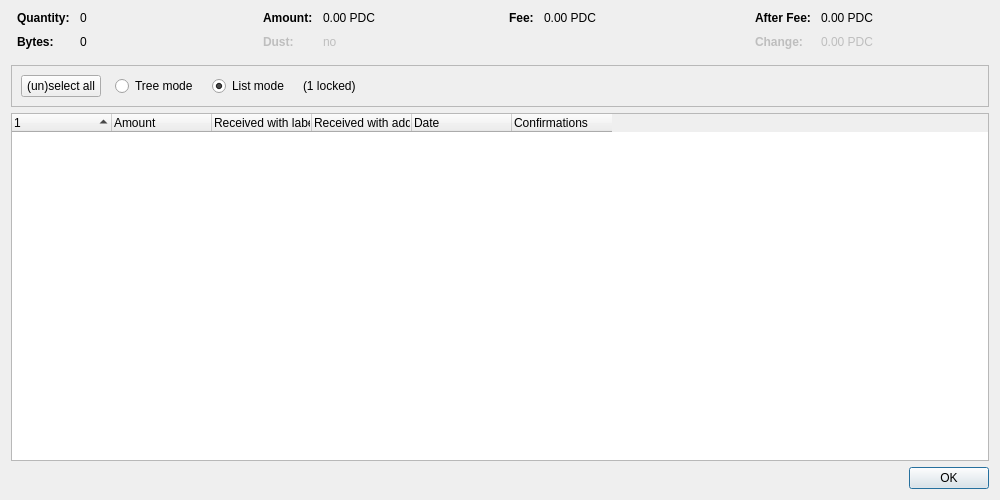
<?xml version="1.0" encoding="UTF-8"?>
<ui version="4.0">
 <class>CoinControlDialog</class>
 <widget class="QDialog" name="CoinControlDialog">
  <property name="geometry">
   <rect>
    <x>0</x>
    <y>0</y>
    <width>1000</width>
    <height>500</height>
   </rect>
  </property>
  <property name="windowTitle">
   <string>Coin Selection</string>
  </property>
  <layout class="QVBoxLayout" name="verticalLayout">
   <item>
    <layout class="QHBoxLayout" name="horizontalLayoutTop" stretch="0,0,0,0">
     <property name="topMargin">
      <number>0</number>
     </property>
     <property name="bottomMargin">
      <number>10</number>
     </property>
     <item>
      <layout class="QFormLayout" name="formLayoutCoinControl1">
       <property name="horizontalSpacing">
        <number>10</number>
       </property>
       <property name="verticalSpacing">
        <number>10</number>
       </property>
       <property name="leftMargin">
        <number>6</number>
       </property>
       <property name="rightMargin">
        <number>6</number>
       </property>
       <item row="0" column="0">
        <widget class="QLabel" name="labelCoinControlQuantityText">
         <property name="font">
          <font>
           <weight>75</weight>
           <bold>true</bold>
          </font>
         </property>
         <property name="text">
          <string>Quantity:</string>
         </property>
        </widget>
       </item>
       <item row="0" column="1">
        <widget class="QLabel" name="labelCoinControlQuantity">
         <property name="cursor">
          <cursorShape>IBeamCursor</cursorShape>
         </property>
         <property name="contextMenuPolicy">
          <enum>Qt::ActionsContextMenu</enum>
         </property>
         <property name="text">
          <string notr="true">0</string>
         </property>
         <property name="textInteractionFlags">
          <set>Qt::LinksAccessibleByMouse|Qt::TextSelectableByKeyboard|Qt::TextSelectableByMouse</set>
         </property>
        </widget>
       </item>
       <item row="1" column="0">
        <widget class="QLabel" name="labelCoinControlBytesText">
         <property name="font">
          <font>
           <weight>75</weight>
           <bold>true</bold>
          </font>
         </property>
         <property name="text">
          <string>Bytes:</string>
         </property>
        </widget>
       </item>
       <item row="1" column="1">
        <widget class="QLabel" name="labelCoinControlBytes">
         <property name="cursor">
          <cursorShape>IBeamCursor</cursorShape>
         </property>
         <property name="contextMenuPolicy">
          <enum>Qt::ActionsContextMenu</enum>
         </property>
         <property name="text">
          <string notr="true">0</string>
         </property>
         <property name="textInteractionFlags">
          <set>Qt::LinksAccessibleByMouse|Qt::TextSelectableByKeyboard|Qt::TextSelectableByMouse</set>
         </property>
        </widget>
       </item>
      </layout>
     </item>
     <item>
      <layout class="QFormLayout" name="formLayoutCoinControl2">
       <property name="horizontalSpacing">
        <number>10</number>
       </property>
       <property name="verticalSpacing">
        <number>10</number>
       </property>
       <property name="leftMargin">
        <number>6</number>
       </property>
       <property name="rightMargin">
        <number>6</number>
       </property>
       <item row="0" column="0">
        <widget class="QLabel" name="labelCoinControlAmountText">
         <property name="font">
          <font>
           <weight>75</weight>
           <bold>true</bold>
          </font>
         </property>
         <property name="text">
          <string>Amount:</string>
         </property>
        </widget>
       </item>
       <item row="0" column="1">
        <widget class="QLabel" name="labelCoinControlAmount">
         <property name="cursor">
          <cursorShape>IBeamCursor</cursorShape>
         </property>
         <property name="contextMenuPolicy">
          <enum>Qt::ActionsContextMenu</enum>
         </property>
         <property name="text">
          <string notr="true">0.00 PDC</string>
         </property>
         <property name="textInteractionFlags">
          <set>Qt::LinksAccessibleByMouse|Qt::TextSelectableByKeyboard|Qt::TextSelectableByMouse</set>
         </property>
        </widget>
       </item>
       <item row="1" column="0">
        <widget class="QLabel" name="labelCoinControlLowOutputText">
         <property name="enabled">
          <bool>false</bool>
         </property>
         <property name="font">
          <font>
           <weight>75</weight>
           <bold>true</bold>
          </font>
         </property>
         <property name="text">
          <string>Dust:</string>
         </property>
        </widget>
       </item>
       <item row="1" column="1">
        <widget class="QLabel" name="labelCoinControlLowOutput">
         <property name="enabled">
          <bool>false</bool>
         </property>
         <property name="cursor">
          <cursorShape>IBeamCursor</cursorShape>
         </property>
         <property name="contextMenuPolicy">
          <enum>Qt::ActionsContextMenu</enum>
         </property>
         <property name="text">
          <string notr="true">no</string>
         </property>
         <property name="textInteractionFlags">
          <set>Qt::LinksAccessibleByMouse|Qt::TextSelectableByKeyboard|Qt::TextSelectableByMouse</set>
         </property>
        </widget>
       </item>
      </layout>
     </item>
     <item>
      <layout class="QFormLayout" name="formLayoutCoinControl3">
       <property name="horizontalSpacing">
        <number>10</number>
       </property>
       <property name="verticalSpacing">
        <number>10</number>
       </property>
       <property name="leftMargin">
        <number>6</number>
       </property>
       <property name="rightMargin">
        <number>6</number>
       </property>
       <item row="0" column="0">
        <widget class="QLabel" name="labelCoinControlFeeText">
         <property name="font">
          <font>
           <weight>75</weight>
           <bold>true</bold>
          </font>
         </property>
         <property name="text">
          <string>Fee:</string>
         </property>
        </widget>
       </item>
       <item row="0" column="1">
        <widget class="QLabel" name="labelCoinControlFee">
         <property name="cursor">
          <cursorShape>IBeamCursor</cursorShape>
         </property>
         <property name="contextMenuPolicy">
          <enum>Qt::ActionsContextMenu</enum>
         </property>
         <property name="text">
          <string notr="true">0.00 PDC</string>
         </property>
         <property name="textInteractionFlags">
          <set>Qt::LinksAccessibleByMouse|Qt::TextSelectableByKeyboard|Qt::TextSelectableByMouse</set>
         </property>
        </widget>
       </item>
      </layout>
     </item>
     <item>
      <layout class="QFormLayout" name="formLayoutCoinControl4">
       <property name="horizontalSpacing">
        <number>10</number>
       </property>
       <property name="verticalSpacing">
        <number>10</number>
       </property>
       <property name="leftMargin">
        <number>6</number>
       </property>
       <property name="rightMargin">
        <number>6</number>
       </property>
       <item row="0" column="0">
        <widget class="QLabel" name="labelCoinControlAfterFeeText">
         <property name="font">
          <font>
           <weight>75</weight>
           <bold>true</bold>
          </font>
         </property>
         <property name="text">
          <string>After Fee:</string>
         </property>
        </widget>
       </item>
       <item row="0" column="1">
        <widget class="QLabel" name="labelCoinControlAfterFee">
         <property name="cursor">
          <cursorShape>IBeamCursor</cursorShape>
         </property>
         <property name="contextMenuPolicy">
          <enum>Qt::ActionsContextMenu</enum>
         </property>
         <property name="text">
          <string notr="true">0.00 PDC</string>
         </property>
         <property name="textInteractionFlags">
          <set>Qt::LinksAccessibleByMouse|Qt::TextSelectableByKeyboard|Qt::TextSelectableByMouse</set>
         </property>
        </widget>
       </item>
       <item row="1" column="0">
        <widget class="QLabel" name="labelCoinControlChangeText">
         <property name="enabled">
          <bool>false</bool>
         </property>
         <property name="font">
          <font>
           <weight>75</weight>
           <bold>true</bold>
          </font>
         </property>
         <property name="text">
          <string>Change:</string>
         </property>
        </widget>
       </item>
       <item row="1" column="1">
        <widget class="QLabel" name="labelCoinControlChange">
         <property name="enabled">
          <bool>false</bool>
         </property>
         <property name="cursor">
          <cursorShape>IBeamCursor</cursorShape>
         </property>
         <property name="contextMenuPolicy">
          <enum>Qt::ActionsContextMenu</enum>
         </property>
         <property name="text">
          <string notr="true">0.00 PDC</string>
         </property>
         <property name="textInteractionFlags">
          <set>Qt::LinksAccessibleByMouse|Qt::TextSelectableByKeyboard|Qt::TextSelectableByMouse</set>
         </property>
        </widget>
       </item>
      </layout>
     </item>
    </layout>
   </item>
   <item>
    <widget class="QFrame" name="frame">
     <property name="minimumSize">
      <size>
       <width>0</width>
       <height>40</height>
      </size>
     </property>
     <property name="frameShape">
      <enum>QFrame::StyledPanel</enum>
     </property>
     <property name="frameShadow">
      <enum>QFrame::Sunken</enum>
     </property>
     <layout class="QHBoxLayout" name="horizontalLayout">
      <item>
       <layout class="QHBoxLayout" name="horizontalLayoutPanel" stretch="0,0,0,0,0">
        <property name="spacing">
         <number>14</number>
        </property>
        <item>
         <widget class="QPushButton" name="pushButtonSelectAll">
          <property name="sizePolicy">
           <sizepolicy hsizetype="Maximum" vsizetype="Fixed">
            <horstretch>0</horstretch>
            <verstretch>0</verstretch>
           </sizepolicy>
          </property>
          <property name="text">
           <string>(un)select all</string>
          </property>
          <property name="autoDefault">
           <bool>false</bool>
          </property>
         </widget>
        </item>
        <item>
         <widget class="QRadioButton" name="radioTreeMode">
          <property name="sizePolicy">
           <sizepolicy hsizetype="Maximum" vsizetype="Fixed">
            <horstretch>0</horstretch>
            <verstretch>0</verstretch>
           </sizepolicy>
          </property>
          <property name="text">
           <string>Tree mode</string>
          </property>
         </widget>
        </item>
        <item>
         <widget class="QRadioButton" name="radioListMode">
          <property name="sizePolicy">
           <sizepolicy hsizetype="Maximum" vsizetype="Fixed">
            <horstretch>0</horstretch>
            <verstretch>0</verstretch>
           </sizepolicy>
          </property>
          <property name="text">
           <string>List mode</string>
          </property>
          <property name="checked">
           <bool>true</bool>
          </property>
         </widget>
        </item>
        <item>
         <widget class="QLabel" name="labelLocked">
          <property name="text">
           <string notr="true">(1 locked)</string>
          </property>
         </widget>
        </item>
        <item>
         <spacer name="horizontalSpacer">
          <property name="orientation">
           <enum>Qt::Horizontal</enum>
          </property>
          <property name="sizeHint" stdset="0">
           <size>
            <width>40</width>
            <height>20</height>
           </size>
          </property>
         </spacer>
        </item>
       </layout>
      </item>
     </layout>
    </widget>
   </item>
   <item>
    <widget class="CoinControlTreeWidget" name="treeWidget">
     <property name="contextMenuPolicy">
      <enum>Qt::CustomContextMenu</enum>
     </property>
     <property name="sortingEnabled">
      <bool>false</bool>
     </property>
     <property name="columnCount">
      <number>6</number>
     </property>
     <attribute name="headerShowSortIndicator" stdset="0">
      <bool>true</bool>
     </attribute>
     <attribute name="headerStretchLastSection">
      <bool>false</bool>
     </attribute>
     <column>
      <property name="text">
       <string/>
      </property>
     </column>
     <column>
      <property name="text">
       <string>Amount</string>
      </property>
     </column>
     <column>
      <property name="text">
       <string>Received with label</string>
      </property>
     </column>
     <column>
      <property name="text">
       <string>Received with address</string>
      </property>
     </column>
     <column>
      <property name="text">
       <string>Date</string>
      </property>
     </column>
     <column>
      <property name="text">
       <string>Confirmations</string>
      </property>
      <property name="toolTip">
       <string>Confirmed</string>
      </property>
     </column>
     <column>
      <property name="text">
       <string/>
      </property>
     </column>
     <column>
      <property name="text">
       <string/>
      </property>
     </column>
     <column>
      <property name="text">
       <string/>
      </property>
     </column>
     <column>
      <property name="text">
       <string/>
      </property>
     </column>
    </widget>
   </item>
   <item>
    <widget class="QDialogButtonBox" name="buttonBox">
     <property name="orientation">
      <enum>Qt::Horizontal</enum>
     </property>
     <property name="standardButtons">
      <set>QDialogButtonBox::Ok</set>
     </property>
    </widget>
   </item>
  </layout>
 </widget>
 <customwidgets>
  <customwidget>
   <class>CoinControlTreeWidget</class>
   <extends>QTreeWidget</extends>
   <header>qt/coincontroltreewidget.h</header>
  </customwidget>
 </customwidgets>
 <resources/>
 <connections/>
</ui>
